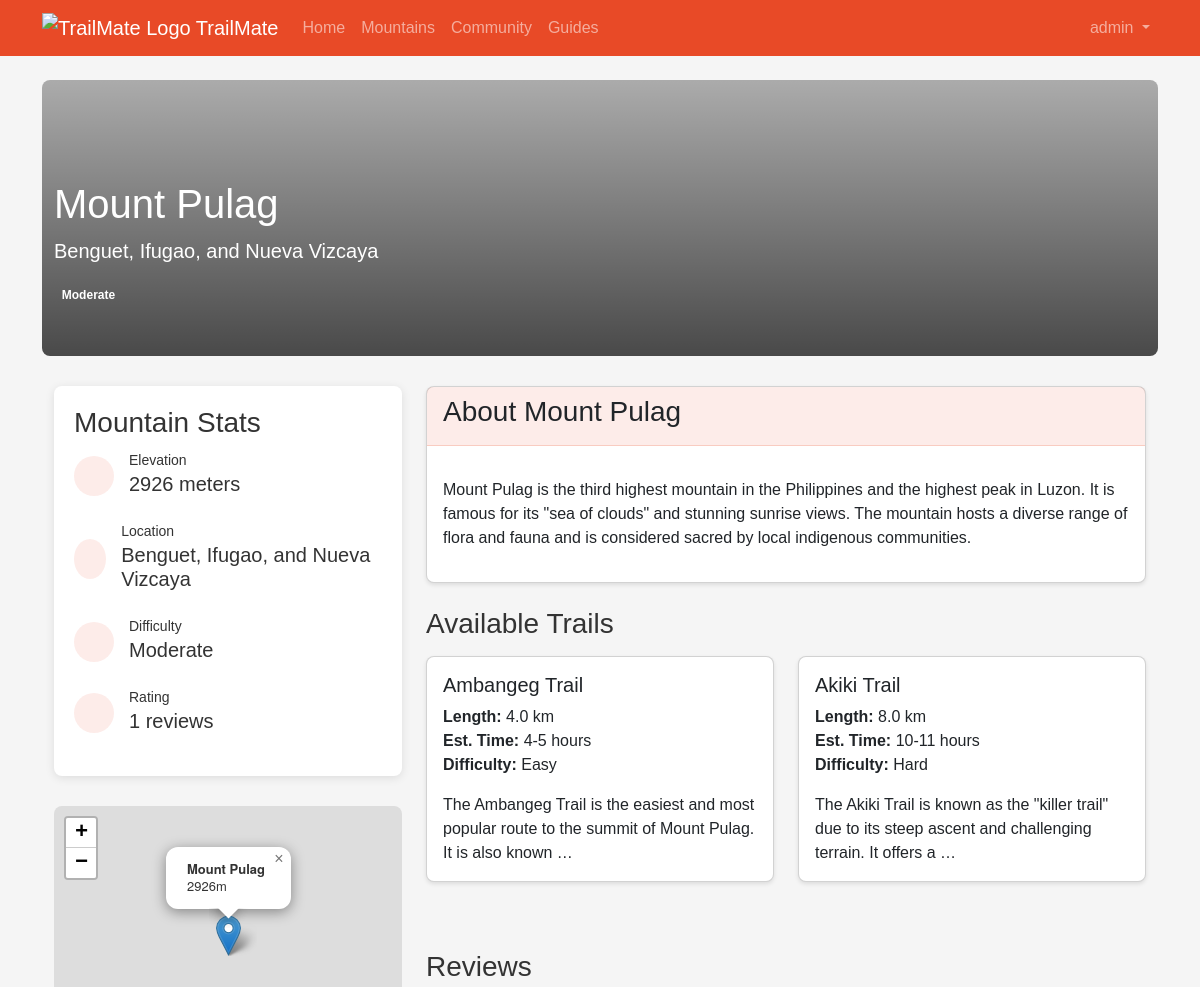
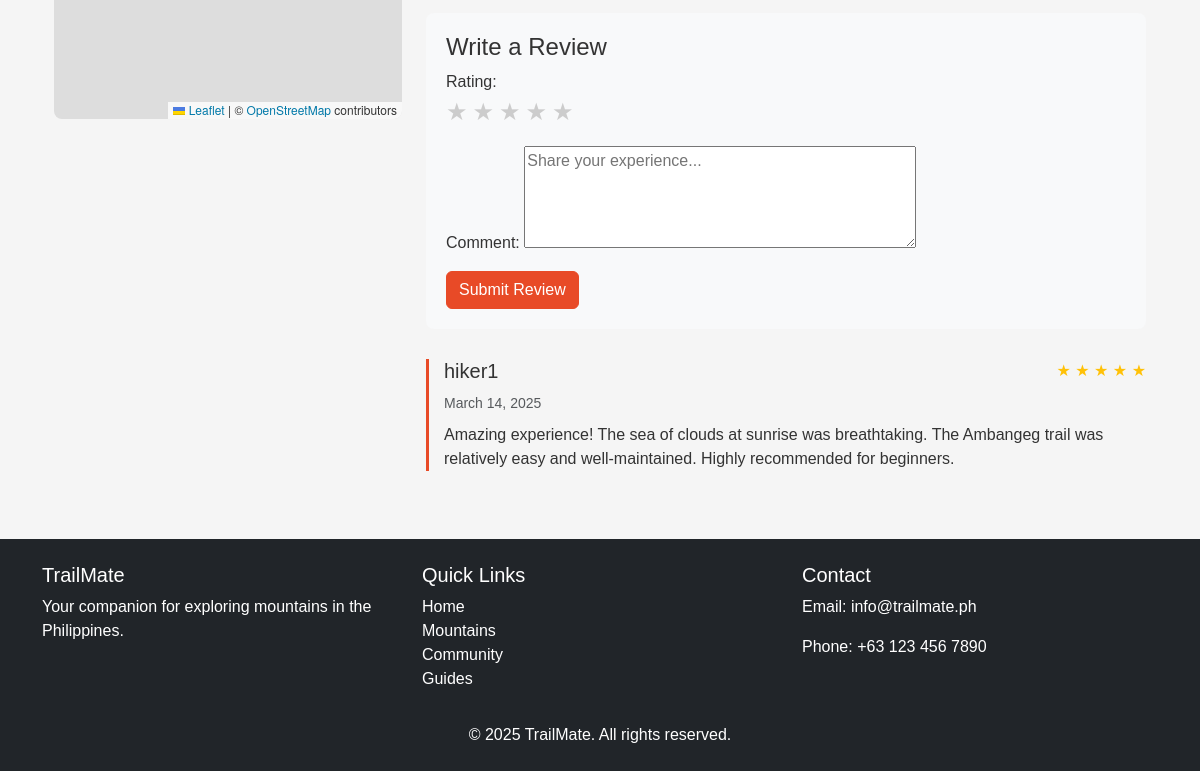
Page /mountains/1/ (signed in) on the committed database (2 pictures, top to bottom).
### mountains/models.py (models this page shows, shortened)
class Mountain(models.Model):
    name = models.CharField(max_length=100)
    location = models.CharField(max_length=100)
    elevation = models.IntegerField(help_text="Elevation in meters")
    difficulty = models.CharField(max_length=20, choices=[
        ('easy', 'Easy'),
        ('moderate', 'Moderate'),
        ('hard', 'Hard'),
        ('expert', 'Expert'),
    ])
    description = models.TextField()
    image = models.ImageField(upload_to='mountains/', blank=True, null=True)
    latitude = models.FloatField()
    longitude = models.FloatField()

class Review(models.Model):
    mountain = models.ForeignKey(Mountain, on_delete=models.CASCADE, related_name='reviews')
    user = models.ForeignKey(User, on_delete=models.CASCADE)
    rating = models.IntegerField(choices=[(i, i) for i in range(1, 6)])
    comment = models.TextField()
    created_at = models.DateTimeField(auto_now_add=True)
    class Meta:
        ordering = ['-created_at']

class Trail(models.Model):
    mountain = models.ForeignKey(Mountain, on_delete=models.CASCADE, related_name='trails')
    name = models.CharField(max_length=100)
    length = models.FloatField(help_text="Length in kilometers")
    estimated_time = models.CharField(max_length=50, help_text="Estimated completion time")
    difficulty = models.CharField(max_length=20, choices=[
        ('easy', 'Easy'),
        ('moderate', 'Moderate'),
        ('hard', 'Hard'),
        ('expert', 'Expert'),
    ])
    description = models.TextField()

### mountains/views.py (the view)
# urls.py: path('mountains/<int:pk>/', mountain_views.mountain_detail, name='mountain_detail'),
def mountain_detail(request, pk):
    mountain = get_object_or_404(Mountain, pk=pk)
    trails = mountain.trails.all()
    reviews = mountain.reviews.all()
    if request.method == 'POST' and request.user.is_authenticated:
        form = ReviewForm(request.POST)
        if form.is_valid():
            review = form.save(commit=False)
            review.mountain = mountain
            review.user = request.user
            review.save()
            messages.success(request, 'Your review has been added!')
            return redirect('mountain_detail', pk=mountain.pk)
    else:
        form = ReviewForm()
    return render(request, 'mountains/mountain_detail.html', {
        'mountain': mountain,
        'trails': trails,
        'reviews': reviews,
        'form': form
    })

### mountains/forms.py
class ReviewForm(forms.ModelForm):
    class Meta:
        model = Review
        fields = ['rating', 'comment']
        widgets = {
            'comment': forms.Textarea(attrs={'rows': 4, 'placeholder': 'Share your experience...'}),
        }

### templates/mountains/mountain_detail.html (shortened to what this page needs)
{% extends 'base.html' %}
{% load static %}
{% block content %}
<div class="mountain-details">
    <div class="mountain-header" style="background-image: url('{% if mountain.image %}{{ mountain.image.url }}{% else %}{% static 'images/mountain-placeholder.jpg' %}{% endif %}');">
        <div class="container">
            <div class="mountain-header-content">
                <h1>{{ mountain.name }}</h1>
                <p class="lead">{{ mountain.location }}</p>
                <span class="badge bg-{{ mountain.difficulty }}">{{ mountain.get_difficulty_display }}</span>
            </div>
        </div>
    </div>
    <div class="container">
        <div class="row">
            <div class="col-md-4">
                <div class="mountain-stats">
                    <h3>Mountain Stats</h3>
                    <div class="stat-item">
                        <div class="stat-icon">
                        </div>
                        <div>
                            <small>Elevation</small>
                            <h5>{{ mountain.elevation }} meters</h5>
                        </div>
                    </div>
                    <div class="stat-item">
                        <div class="stat-icon">
                        </div>
                        <div>
                            <small>Location</small>
                            <h5>{{ mountain.location }}</h5>
                        </div>
                    </div>
                    <div class="stat-item">
                        <div class="stat-icon">
                        </div>
                        <div>
                            <small>Difficulty</small>
                            <h5>{{ mountain.get_difficulty_display }}</h5>
                        </div>
                    </div>
                    <div class="stat-item">
                        <div class="stat-icon">
                        </div>
                        <div>
                            <small>Rating</small>
                            <h5>
                                {% if mountain.reviews.all %}
                                    {{ mountain.reviews.all|length }} reviews
                                {% else %}
                                    No reviews yet
                                {% endif %}
                            </h5>
                        </div>
                    </div>
                </div>
                <div id="map-detail"></div>
            </div>
            <div class="col-md-8">
                <div class="card mb-4">
                    <div class="card-header">
                        <h3>About {{ mountain.name }}</h3>
                    </div>
                    <div class="card-body">
                        <p>{{ mountain.description|linebreaks }}</p>
                    </div>
                </div>
                <h3 class="mb-3">Available Trails</h3>
                {% if trails %}
                    <div class="row">
                        {% for trail in trails %}
                            <div class="col-md-6">
                                <div class="card trail-card">
                                    <div class="card-body">
                                        <h5 class="card-title">{{ trail.name }}</h5>
                                        <p class="card-text">
                                            <strong>Length:</strong> {{ trail.length }} km<br>
                                            <strong>Est. Time:</strong> {{ trail.estimated_time }}<br>
                                            <strong>Difficulty:</strong> {{ trail.get_difficulty_display }}
                                        </p>
                                        <p class="card-text">{{ trail.description|truncatewords:20 }}</p>
                                    </div>
                                </div>
                            </div>
                        {% endfor %}
                    </div>
                {% else %}
                    <div class="alert alert-info">No trails available for this mountain yet.</div>
                {% endif %}
                <h3 class="mt-5 mb-3">Reviews</h3>
                {% if user.is_authenticated %}
                    <div class="review-form">
                        <h4>Write a Review</h4>
                        <form method="post" action="{% url 'add_review' mountain.id %}">
                            <div class="mb-3">
                                <label for="id_rating">Rating:</label>
                                <div class="rating-stars">
                                    {% for i in "12345" %}
                                        <span class="rating-star" data-value="{{ i }}">★</span>
                                    {% endfor %}
                                </div>
                            </div>
                            <div class="mb-3">
                                {{ form.comment.label_tag }}
                                {{ form.comment }}
                            </div>
                            <button type="submit" class="btn btn-primary">Submit Review</button>
                        </form>
                    </div>
                {% endif %}
                {% if reviews %}
                    {% for review in reviews %}
                        <div class="review">
                            <div class="d-flex justify-content-between">
                                <h5>{{ review.user.username }}</h5>
                                <div class="star-rating">
                                    {% for i in "12345" %}
                                        {% if i|add:"0" <= review.rating %}
                                            <span class="star active">★</span>
                                        {% else %}
                                            <span class="star">★</span>
                                        {% endif %}
                                    {% endfor %}
                                </div>
                            </div>
                            <small class="text-muted">{{ review.created_at|date:"F d, Y" }}</small>
                            <p class="mt-2">{{ review.comment }}</p>
                        </div>
                    {% endfor %}
                {% else %}
                    <div class="alert alert-info">No reviews yet. Be the first to review this mountain!</div>
                {% endif %}
            </div>
        </div>
    </div>
</div>
{% endblock %}

### templates/base.html (shortened to what this page needs)
<!DOCTYPE html>
<html lang="en">
<head>
    <link href="https://cdn.jsdelivr.net/npm/bootstrap@5.3.0-alpha1/dist/css/bootstrap.min.css" rel="stylesheet">
    <link rel="stylesheet" href="https://unpkg.com/leaflet@1.9.3/dist/leaflet.css" />
    <link rel="stylesheet" href="/static/css/main.css">
</head>
<body>
    <nav class="navbar navbar-expand-lg navbar-dark" style="background-color: var(--primary-color);">
        <div class="container">
            <a class="navbar-brand" href="{% url 'home' %}">
                <img src="/static/images/logo.png" alt="TrailMate Logo" height="30" class="d-inline-block align-top">
                TrailMate
            </a>
            <div class="collapse navbar-collapse" id="navbarNav">
                <ul class="navbar-nav me-auto">
                    <li class="nav-item">
                        <a class="nav-link" href="{% url 'home' %}">Home</a>
                    </li>
                    <li class="nav-item">
                        <a class="nav-link" href="{% url 'mountain_list' %}">Mountains</a>
                    </li>
                    <li class="nav-item">
                        <a class="nav-link" href="{% url 'community_home' %}">Community</a>
                    </li>
                    <li class="nav-item">
                        <a class="nav-link" href="{% url 'guide_list' %}">Guides</a>
                    </li>
                </ul>
                <ul class="navbar-nav">
                    {% if user.is_authenticated %}
                        <li class="nav-item dropdown">
                            <a class="nav-link dropdown-toggle" href="#" id="navbarDropdown" role="button" data-bs-toggle="dropdown">
                                {{ user.username }}
                            </a>
                        </li>
                    {% endif %}
                </ul>
            </div>
        </div>
    </nav>
    <main class="container mt-4">
        {% block content %}{% endblock %}
    </main>
    <footer class="bg-dark text-white mt-5 py-4">
        <div class="container">
            <div class="row">
                <div class="col-md-4">
                    <h5>TrailMate</h5>
                    <p>Your companion for exploring mountains in the Philippines.</p>
                </div>
                <div class="col-md-4">
                    <h5>Quick Links</h5>
                    <ul class="list-unstyled">
                        <li><a href="{% url 'home' %}" class="text-white">Home</a></li>
                        <li><a href="{% url 'mountain_list' %}" class="text-white">Mountains</a></li>
                        <li><a href="{% url 'community_home' %}" class="text-white">Community</a></li>
                        <li><a href="{% url 'guide_list' %}" class="text-white">Guides</a></li>
                    </ul>
                </div>
                <div class="col-md-4">
                    <h5>Contact</h5>
                    <p>Email: info@trailmate.ph</p>
                    <p>Phone: +63 123 456 7890</p>
                </div>
            </div>
            <div class="row mt-3">
                <div class="col text-center">
                    <p class="mb-0">&copy; {% now "Y" %} TrailMate. All rights reserved.</p>
                </div>
            </div>
        </div>
    </footer>
</body>
</html>

### static/css/main.css (style rules this page uses)
:root { --primary-color: #E84A27; --secondary-color: #F8A269; --text-color: #333333; --light-color: #FFFFFF; --background-color: #F5F5F5; --accent-color: #6C757D; }
body { font-family: 'Arial', sans-serif; color: var(--text-color); background-color: var(--background-color); }
.btn-primary { background-color: var(--primary-color); border-color: var(--primary-color); }
a { color: var(--primary-color); text-decoration: none; }
.card { border-radius: 8px; box-shadow: 0 2px 4px rgba(0, 0, 0, 0.1); transition: transform 0.3s ease, box-shadow 0.3s ease; }
.card-header { background-color: rgba(232, 74, 39, 0.1); border-bottom: 1px solid rgba(232, 74, 39, 0.2); }
.review { border-left: 3px solid var(--primary-color); padding-left: 15px; margin-bottom: 20px; }
.star-rating { color: #ffc107; }

### templates/mountains/mountain_detail.html (style rules this page uses)
.mountain-header { background-size: cover; background-position: center; color: white; padding: 100px 0 50px; position: relative; border-radius: 8px; margin-bottom: 30px; }
.mountain-header::before { content: ''; position: absolute; top: 0; left: 0; right: 0; bottom: 0; background: linear-gradient(to bottom, rgba(0,0,0,0.3), rgba(0,0,0,0.7)); border-radius: 8px; }
.mountain-header-content { position: relative; z-index: 1; }
.mountain-stats { background-color: white; border-radius: 8px; padding: 20px; box-shadow: 0 2px 10px rgba(0, 0, 0, 0.1); margin-bottom: 30px; }
.stat-item { display: flex; align-items: center; margin-bottom: 15px; }
.stat-icon { width: 40px; height: 40px; background-color: rgba(232, 74, 39, 0.1); border-radius: 50%; display: flex; align-items: center; justify-content: center; margin-right: 15px; color: var(--primary-color); }
.trail-card { margin-bottom: 20px; transition: transform 0.3s ease; }
.review-form { background-color: #f8f9fa; padding: 20px; border-radius: 8px; margin-bottom: 30px; }
.rating-stars { display: flex; margin-bottom: 15px; }
.rating-star { font-size: 24px; color: #ccc; cursor: pointer; margin-right: 5px; }
#map-detail { height: 300px; border-radius: 8px; margin-bottom: 20px; }

### templates/base.html (style rules this page uses)
:root { --primary-color: #E84A27; --secondary-color: #F8A269; --text-color: #333333; --light-color: #FFFFFF; --background-color: #F5F5F5; --accent-color: #6C757D; }

### rows in the picture
Mountain: name "Mount Pulag", location "Benguet, Ifugao, and Nueva Vizcaya", difficulty "Moderate", elevation "2926", reviews.all|length "1", description "Mount Pulag is the third highest mountain in the Philippines and the highest peak in Luzon. It is famous for its \"sea of clouds\" and stunning sunrise views. The mountain hosts a diverse range of flora and fauna and is considered sacred by local indigenous communities."
Trail: name "Ambangeg Trail", length "4.0", estimated_time "4-5 hours", difficulty "Easy", description "The Ambangeg Trail is the easiest and most popular route to the summit of Mount Pulag. It is also known …"
Trail: name "Akiki Trail", length "8.0", estimated_time "10-11 hours", difficulty "Hard", description "The Akiki Trail is known as the \"killer trail\" due to its steep ascent and challenging terrain. It offers a …"
Review: user.username "hiker1", rating 5 (drawn), created_at "March 14, 2025", comment "Amazing experience! The sea of clouds at sunrise was breathtaking. The Ambangeg trail was relatively easy and well-maintained. Highly recommended for beginners."

### other values in the picture
{{ user.username }} "admin"
